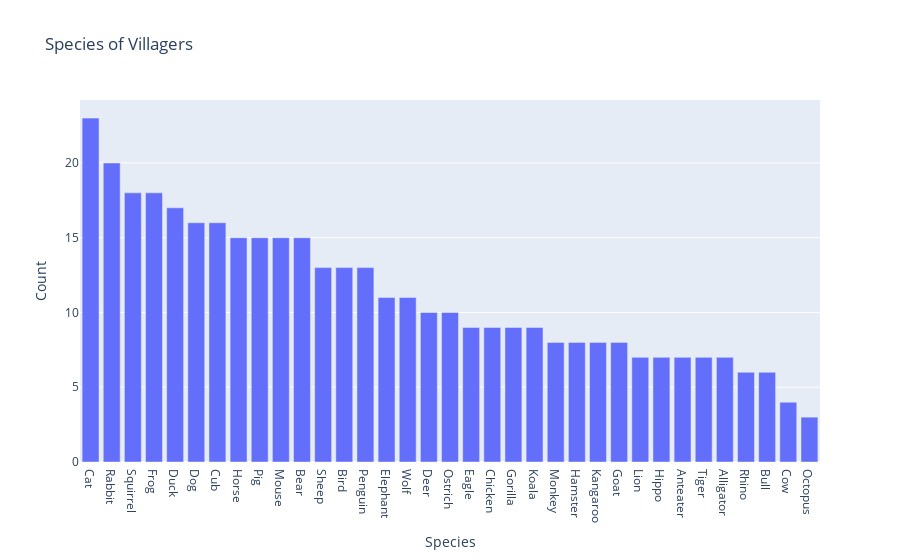

The code cell stored with this chart in its notebook:
### Code cell
# Plot the count of species 
fig = px.bar(species_list, x='Species', y='Count', title='Species of Villagers')

fig.show()

### Figure 1 — Plotly figure (JSON) as saved in the notebook; plotly's stock layout.template omitted (floating-point values rounded to 4 significant figures)
{"data": [{"alignmentgroup": "True", "hovertemplate": "Species=%{x}<br>Count=%{y}<extra></extra>", "legendgroup": "", "marker": {"color": "#636efa", "pattern": {"shape": ""}}, "name": "", "offsetgroup": "", "orientation": "v", "showlegend": false, "textposition": "auto", "type": "bar", "x": ["Cat", "Rabbit", "Squirrel", "Frog", "Duck", "Dog", "Cub", "Horse", "Pig", "Mouse", "Bear", "Sheep", "Bird", "Penguin", "Elephant", "Wolf", "Deer", "Ostrich", "Eagle", "Chicken", "Gorilla", "Koala", "Monkey", "Hamster", "Kangaroo", "Goat", "Lion", "Hippo", "Anteater", "Tiger", "Alligator", "Rhino", "Bull", "Cow", "Octopus"], "xaxis": "x", "y": [23, 20, 18, 18, 17, 16, 16, 15, 15, 15, 15, 13, 13, 13, 11, 11, 10, 10, 9, 9, 9, 9, 8, 8, 8, 8, 7, 7, 7, 7, 7, 6, 6, 4, 3], "yaxis": "y"}], "layout": {"barmode": "relative", "legend": {"tracegroupgap": 0}, "title": {"text": "Species of Villagers"}, "xaxis": {"anchor": "y", "domain": [0, 1], "title": {"text": "Species"}}, "yaxis": {"anchor": "x", "domain": [0, 1], "title": {"text": "Count"}}}}
